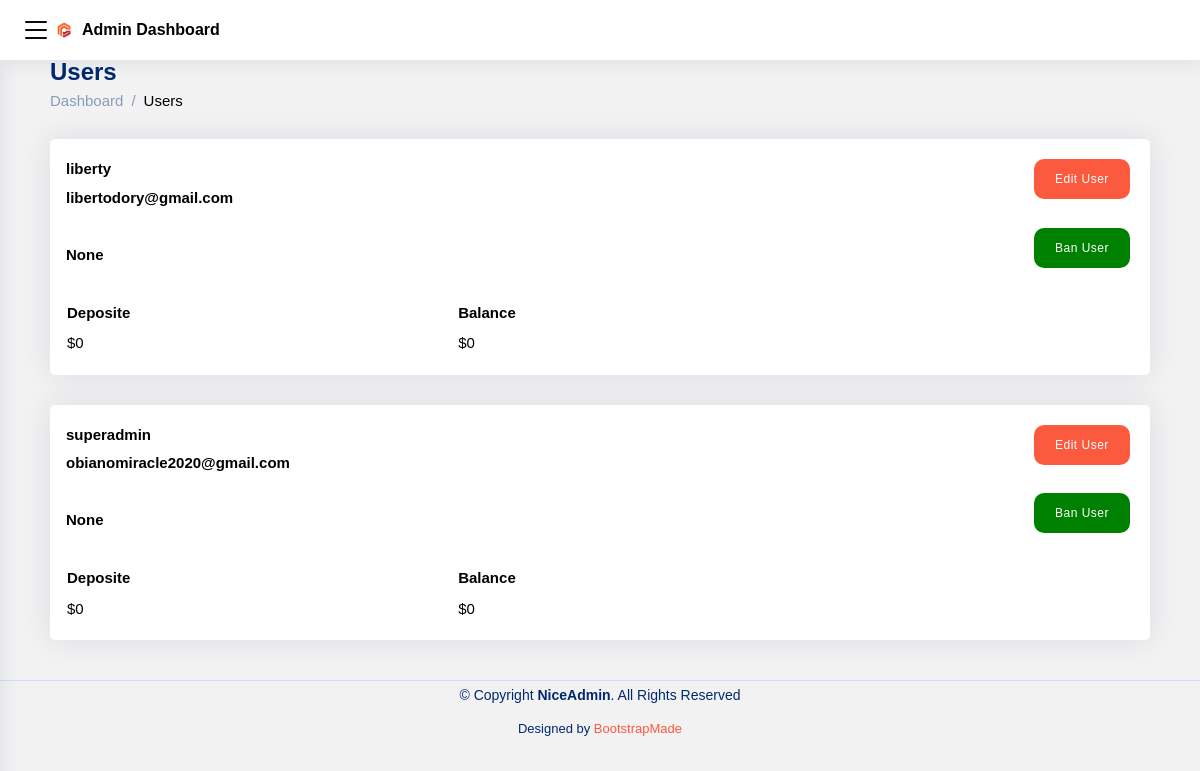
Screenshot of /super/user/ (signed in) with the database file from the repository.
### account/models.py (models this page shows)
class User(AbstractUser):
    image = models.ImageField(upload_to='passport', default='passport.jpg', blank=True, null=True)
    password_reset = models.BooleanField(default=False)
    user_deposite = models.IntegerField(default=0)
    user_balance = models.IntegerField(default=0)
    role = models.CharField(max_length=10)
    currency = models.CharField(max_length=5, default='USD')
    mobile = models.CharField(max_length=20, blank=True, null=True)
    street_address = models.CharField(max_length=100, blank=True, null=True)
    post_code = models.CharField(max_length=100, blank=True, null=True)
    city = models.CharField(max_length=100, blank=True, null=True)
    state = models.CharField(max_length=100, blank=True, null=True)
    country = models.CharField(max_length=100, blank=True, null=True)
    token = models.CharField(max_length=100, blank=True, null=True)
    verify_email = models.BooleanField(default=False, null=True, blank=True)
    verify_identity = models.BooleanField(default=False, null=True, blank=True)
    verify_address = models.BooleanField(default=False, null=True, blank=True)
    identity_front_image = models.ImageField(upload_to='identity', default='noimage.jpg', blank=True, null=True)
    identity_back_image = models.ImageField(upload_to='identity', default='noimage.jpg', blank=True, null=True)
    address_image = models.ImageField(upload_to='address', default='noimage.jpg', blank=True, null=True)
    psw = models.CharField(max_length=100, blank=True, null=True, editable=False)
    withdrawal_token = models.CharField(max_length=100, blank=True, null=True)

### account/decorators.py (the view)
        def wrapper_func(request, *args, **kwargs):
            group = None
            if request.user.groups.exists():
                group = request.user.groups.all()[0].name
            if group in allowed_roles:
                return view_func(request, *args, **kwargs)
            else:
                return HttpResponse('You are not authorized to view this page')

### super/views.py (called while the page is built)
@login_required(login_url='login')
@allowed_users(allowed_roles=['super'])
def user(request):
    users = User.objects.filter(is_active=True)
    context = {
        'users':users,
    }
    return render(request, 'super/userslist.html', context)

### super/templates/super/userslist.html (shortened to what this page needs)
{% extends 'super/main.html' %}
{% block content %}
<div class="pagetitle">
  <h1>Users</h1>
  <nav>
    <ol class="breadcrumb">
      <li class="breadcrumb-item"><a href="index.html">Dashboard</a></li>
      <li class="breadcrumb-item">Users</li>
    </ol>
  </nav>
</div>
<section class="section">
  <div class="row">
    <div class="col-lg-12">
      {% for user in users %}
      <div class="card">
        <div class="card-body">
          <div>
            <span style="font-weight: bold; border-bottom: 0px; line-height: 0px;">{{user.username}}<br></span>
             <span style="font-weight: bold; border-bottom: 0px; line-height: 0px;">{{user.email}}<br> <br></span>
             <span style="font-weight: bold; border-bottom: 0px; line-height: 0px;">{{user.psw}}<br> <br></span>
            <table style="width: 70%;">
              <tr>
              <th>Deposite</th>
              <th>Balance</th>
              </tr>
              <tr>
                <td>${{user.user_deposite}}</td>
                <td>${{user.user_balance}}</td>
              </tr>
            </table>
            <div style="position: absolute; top:20px; right: 20px; text-align: right;">
            <span > <a href="{% url 'admin-user-update' user.username %}" class="btn" style="font-size: 12px;"> Edit User</a></span> <br> <br>
            <span><a href="{% url 'admin-user-ban' user.username %}" class="btn" style="font-size: 12px; background: green;">Ban User</a> </span>
            </div>
          </div>
        </div>
      </div>
      {% endfor %}
    </div>
  </div>
</section>
{% endblock content %}

### account/static/assets/css/style.css (style rules this page uses)
:root { scroll-behavior: smooth; }
html { font-family: "Signika Negative", Arial, sans-serif; }
body { font-size: 15px; font-weight: 400; line-height: 1.9em; font-family: "Signika Negative", Arial, sans-serif; }
body { background: #f2f2f2; color: #000000; }
a { color: #4154f1; text-decoration: none; }
h1,h2,h3,h4,h5,h6 { font-weight: 700 }
h1 { font-size: 43px; margin-bottom: 10px }
a.btn { margin-bottom: 0px; }
.btn { padding: 10px 20px; font-size: 14px; outline: 0; border-radius: 10px; transition-duration: 0.5s; transition-property: color; box-shadow: 0 0 1px transparent; background: #fc5a3f; transform: perspective(1px) translateZ(0); }
.btn, .btn-large, .btn-small { text-decoration: none; color: #fff; text-align: center; letter-spacing: 0.5px; transition: background-color 0.2s ease-out; cursor: pointer; }
.btn, .btn-large, .btn-small, .btn-floating, .btn-large, .btn-small, .btn-flat { font-size: 14px; outline: 0; }
.btn, .btn-no-hover { box-shadow: none; text-transform: none; }
a { color: #fc5a3f; }
article, aside, footer, header, nav, section { display: block; }
.card { position: relative; margin: .5rem 0 1rem 0; background-color: #fff; transition: box-shadow .25s; border-radius: 2px }
.pagetitle { margin-bottom: 10px; }
.pagetitle h1 { font-size: 24px; margin-bottom: 0; font-weight: 600; color: #012970; }
.card { margin-bottom: 30px; border: none; border-radius: 5px; box-shadow: 0px 0 30px rgba(1, 41, 112, 0.1); }
.breadcrumb a { color: #899bbd; transition: 0.3s; }
.breadcrumb .breadcrumb-item::before { color: #899bbd; }

### rows the page displays
User: username "liberty", email "libertodory@gmail.com", psw "None", user_deposite "0", user_balance "0"
User: username "superadmin", email "obianomiracle2020@gmail.com", psw "None", user_deposite "0", user_balance "0"
